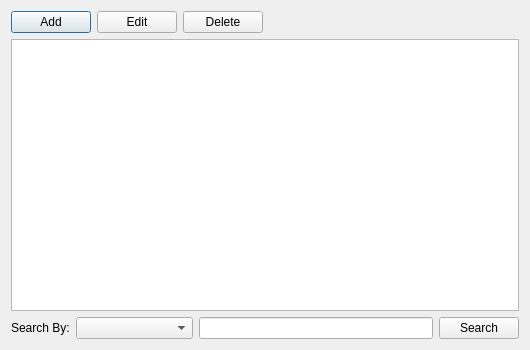
<?xml version="1.0" encoding="UTF-8"?>
<ui version="4.0">
 <class>BaseEntityBrowserDlg</class>
 <widget class="QDialog" name="BaseEntityBrowserDlg">
  <property name="geometry">
   <rect>
    <x>0</x>
    <y>0</y>
    <width>530</width>
    <height>350</height>
   </rect>
  </property>
  <property name="sizePolicy">
   <sizepolicy hsizetype="Expanding" vsizetype="Expanding">
    <horstretch>0</horstretch>
    <verstretch>0</verstretch>
   </sizepolicy>
  </property>
  <property name="minimumSize">
   <size>
    <width>530</width>
    <height>350</height>
   </size>
  </property>
  <property name="windowTitle">
   <string>Dialog</string>
  </property>
  <layout class="QVBoxLayout" name="verticalLayout_2">
   <item>
    <layout class="QHBoxLayout" name="horizontalLayout">
     <item>
      <widget class="QPushButton" name="btnAdd">
       <property name="text">
        <string>Add</string>
       </property>
       <property name="icon">
        <iconset resource="../traffik/traffik.qrc">
         <normaloff>:/images/icons/add.png</normaloff>:/images/icons/add.png</iconset>
       </property>
      </widget>
     </item>
     <item>
      <widget class="QPushButton" name="btnEdit">
       <property name="text">
        <string>Edit</string>
       </property>
       <property name="icon">
        <iconset resource="../traffik/traffik.qrc">
         <normaloff>:/images/icons/edit.png</normaloff>:/images/icons/edit.png</iconset>
       </property>
      </widget>
     </item>
     <item>
      <widget class="QPushButton" name="btnDelete">
       <property name="text">
        <string>Delete</string>
       </property>
       <property name="icon">
        <iconset resource="../traffik/traffik.qrc">
         <normaloff>:/images/icons/delete.png</normaloff>:/images/icons/delete.png</iconset>
       </property>
      </widget>
     </item>
     <item>
      <spacer name="horizontalSpacer_2">
       <property name="orientation">
        <enum>Qt::Horizontal</enum>
       </property>
       <property name="sizeType">
        <enum>QSizePolicy::Fixed</enum>
       </property>
       <property name="sizeHint" stdset="0">
        <size>
         <width>20</width>
         <height>20</height>
        </size>
       </property>
      </spacer>
     </item>
     <item>
      <layout class="QHBoxLayout" name="hlExtra"/>
     </item>
     <item>
      <spacer name="horizontalSpacer">
       <property name="orientation">
        <enum>Qt::Horizontal</enum>
       </property>
       <property name="sizeHint" stdset="0">
        <size>
         <width>40</width>
         <height>20</height>
        </size>
       </property>
      </spacer>
     </item>
    </layout>
   </item>
   <item>
    <layout class="QVBoxLayout" name="vlGrid">
     <property name="spacing">
      <number>0</number>
     </property>
     <item>
      <widget class="QTableView" name="tvEntity">
       <property name="selectionMode">
        <enum>QAbstractItemView::SingleSelection</enum>
       </property>
       <property name="selectionBehavior">
        <enum>QAbstractItemView::SelectRows</enum>
       </property>
      </widget>
     </item>
     <item>
      <layout class="QVBoxLayout" name="vlFilterTabs">
       <property name="spacing">
        <number>0</number>
       </property>
       <property name="bottomMargin">
        <number>0</number>
       </property>
      </layout>
     </item>
    </layout>
   </item>
   <item>
    <layout class="QGridLayout" name="gridLayout" columnstretch="0,1,2,0" columnminimumwidth="0,0,0,0">
     <property name="sizeConstraint">
      <enum>QLayout::SetDefaultConstraint</enum>
     </property>
     <item row="0" column="0">
      <widget class="QLabel" name="label">
       <property name="text">
        <string>Search By:</string>
       </property>
      </widget>
     </item>
     <item row="0" column="1">
      <widget class="QComboBox" name="cbFilter"/>
     </item>
     <item row="0" column="2">
      <widget class="QLineEdit" name="edtFilter"/>
     </item>
     <item row="0" column="3">
      <widget class="QPushButton" name="btnSearch">
       <property name="text">
        <string>Search</string>
       </property>
       <property name="icon">
        <iconset resource="../traffik/traffik.qrc">
         <normaloff>:/images/icons/search.png</normaloff>:/images/icons/search.png</iconset>
       </property>
      </widget>
     </item>
    </layout>
   </item>
   <item>
    <layout class="QHBoxLayout" name="hlExtend"/>
   </item>
  </layout>
 </widget>
 <resources>
  <include location="../traffik/traffik.qrc"/>
 </resources>
 <connections/>
</ui>
